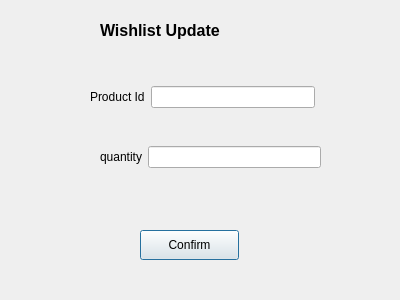
<?xml version="1.0" encoding="UTF-8"?>
<ui version="4.0">
 <class>wishlistUpdate</class>
 <widget class="QDialog" name="wishlistUpdate">
  <property name="geometry">
   <rect>
    <x>0</x>
    <y>0</y>
    <width>400</width>
    <height>300</height>
   </rect>
  </property>
  <property name="windowTitle">
   <string>Dialog</string>
  </property>
  <widget class="QLabel" name="label_3">
   <property name="geometry">
    <rect>
     <x>100</x>
     <y>20</y>
     <width>181</width>
     <height>22</height>
    </rect>
   </property>
   <property name="text">
    <string>&lt;html&gt;&lt;head/&gt;&lt;body&gt;&lt;p&gt;&lt;span style=&quot; font-size:12pt; font-weight:600;&quot;&gt;Wishlist Update&lt;/span&gt;&lt;/p&gt;&lt;/body&gt;&lt;/html&gt;</string>
   </property>
  </widget>
  <widget class="QWidget" name="layoutWidget">
   <property name="geometry">
    <rect>
     <x>90</x>
     <y>80</y>
     <width>225</width>
     <height>34</height>
    </rect>
   </property>
   <layout class="QHBoxLayout" name="horizontalLayout">
    <item>
     <widget class="QLabel" name="label">
      <property name="text">
       <string>Product Id</string>
      </property>
     </widget>
    </item>
    <item>
     <widget class="QLineEdit" name="productUpdate"/>
    </item>
   </layout>
  </widget>
  <widget class="QWidget" name="layoutWidget_2">
   <property name="geometry">
    <rect>
     <x>100</x>
     <y>140</y>
     <width>221</width>
     <height>34</height>
    </rect>
   </property>
   <layout class="QHBoxLayout" name="horizontalLayout_2">
    <item>
     <widget class="QLabel" name="label_2">
      <property name="text">
       <string>quantity</string>
      </property>
     </widget>
    </item>
    <item>
     <widget class="QLineEdit" name="quantityUpdate"/>
    </item>
   </layout>
  </widget>
  <widget class="QPushButton" name="updateConfirm">
   <property name="geometry">
    <rect>
     <x>140</x>
     <y>230</y>
     <width>99</width>
     <height>30</height>
    </rect>
   </property>
   <property name="text">
    <string>Confirm</string>
   </property>
  </widget>
 </widget>
 <resources/>
 <connections/>
</ui>
